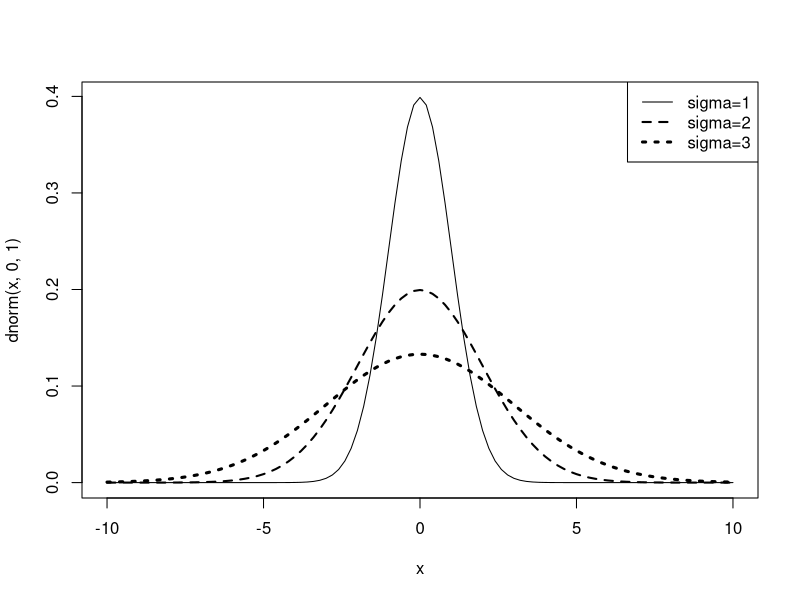

R code for this plot:
curve( dnorm(x,0,1), -10, 10, lwd=1, lty=1)
curve( dnorm(x,0,2),add=TRUE, lwd=2, lty=2)
curve( dnorm(x,0,3),add=TRUE, lwd=3, lty=3)
# Add the legend
legend("topright",c("sigma=1","sigma=2","sigma=3"), lwd=1:3, lty=1:3)
